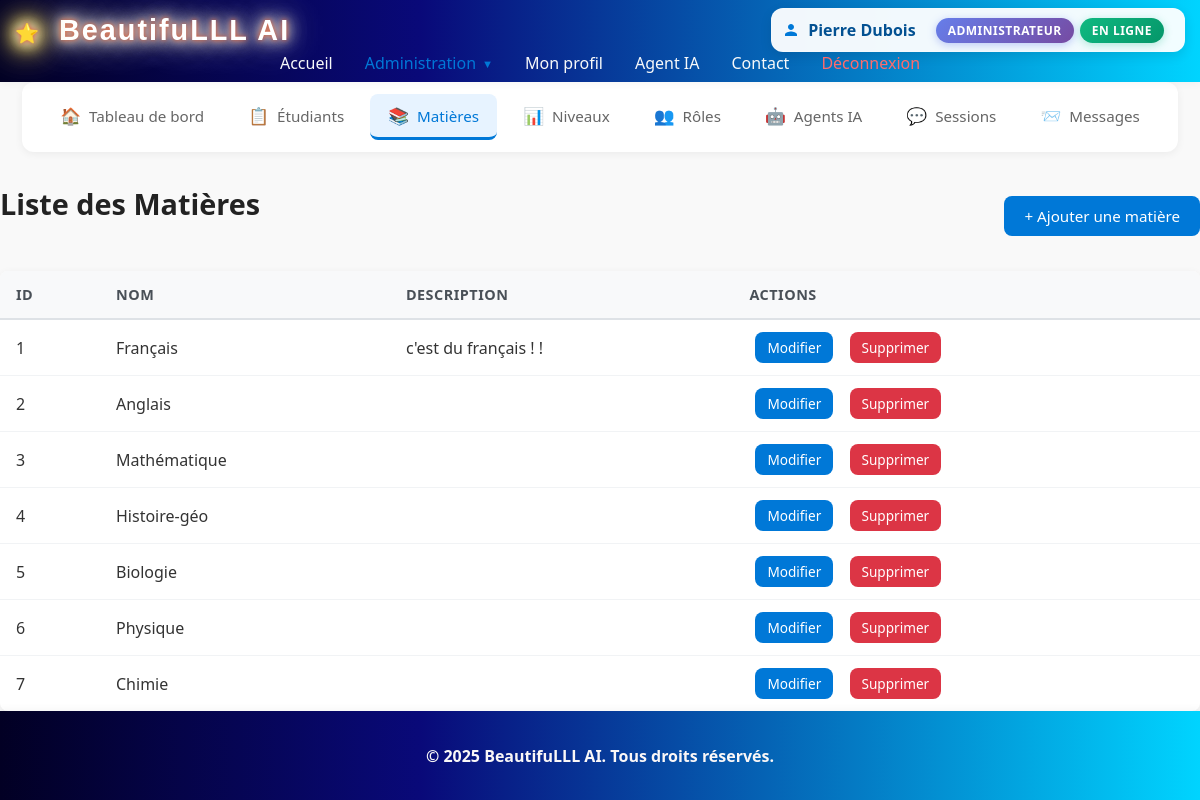
The app's page /?action=matiere_list (signed in) with its own data.
### tables this page shows
CREATE TABLE IF NOT EXISTS `matieres` (
  `id_matieres` int NOT NULL AUTO_INCREMENT,
  `nom_matieres` varchar(50) NOT NULL,
  `description_matiere` text,
  PRIMARY KEY (`id_matieres`)
);

### php-crud/model/matieres.php (called while the page is built, shortened)
<?php
require_once __DIR__ . '/../config/Database.php';
class Matiere{
    private $conn;
    public function __construct(){
        $database = new Database();
        $this->conn = $database->connect();
    }
    public function read() {
        $sql = "SELECT * FROM matieres;";
        $stmt = $this->conn->prepare($sql);
        $stmt->execute();
        return $stmt->fetchAll(\PDO::FETCH_ASSOC);
    }
}
?>

### php-crud/config/Database.php (called while the page is built, shortened)
<?php
class Database
{
    private $host = '127.0.0.1';
    private $dbName = 'ia_educative';
    private $username = 'root';
    private $password = '';
    public function connect()
    {
        try {
            $this->connection = new PDO(
                "mysql:host={$this->host};dbname={$this->dbName}",
                $this->username,
                $this->password
            );
            $this->connection->setAttribute(PDO::ATTR_ERRMODE, PDO::ERRMODE_EXCEPTION);
            return $this->connection;
        } catch (PDOException $e) {
            die("Database connection failed: " . $e->getMessage());
        }
    }
}

### php-crud/controllers/MatiereController.php (called while the page is built, shortened)
<?php
require_once __DIR__ . '/../model/matieres.php';
class MatiereController
{
    public function getMatiere()
    {
        $Matiere = new Matiere();
        return $Matiere->read();
    }
}

### php-crud/views/matieres/list.php (the view, shortened to what this page needs)
<?php
require_once __DIR__ . '/../../controllers/MatiereController.php';
$matiereController = new \Controllers\MatiereController();
$matieres = $matiereController->getMatiere();
?>
<?php include __DIR__ . '/../../includes/crud_nav.php'; ?>
<div class="crud-container">
    <div class="crud-header">
        <h1 class="page-title">Liste des Matières</h1>
        <a href="index.php?action=creer_matiere" class="btn btn-primary">+ Ajouter une matière</a>
    </div>
    <table class="crud-table">
        <thead>
            <tr>
                <th>ID</th>
                <th>Nom</th>
                <th>Description</th>
                <th>Actions</th>
            </tr>
        </thead>
        <tbody>
            <?php foreach ($matieres as $matiere): ?>
                <tr>
                    <td><?= htmlspecialchars($matiere['id_matieres']) ?></td>
                    <td><?= htmlspecialchars($matiere['nom_matieres']) ?></td>
                    <td>
                        <?php
                        $description = $matiere['description_matiere'] ?? '';
                        echo htmlspecialchars(strlen($description) > 100 ? substr($description, 0, 100) . '...' : $description);
                        ?>
                    </td>
                    <td>
                        <a href="index.php?action=modifier_matiere&id=<?= htmlspecialchars($matiere['id_matieres']) ?>" class="btn btn-primary btn-sm">Modifier</a>
                        <a href="index.php?action=supprimer_matiere&id=<?= htmlspecialchars($matiere['id_matieres']) ?>" class="btn btn-danger btn-sm">Supprimer</a>
                    </td>
                </tr>
            <?php endforeach; ?>
        </tbody>
    </table>
</div>

### style.css (style rules this page uses)
body { margin: 0; padding: 0; min-height: 100vh; font-family: 'Segoe UI', Arial, sans-serif; background: #f9f9f9; color: #222; display: flex; flex-direction: column; }
.page-title { font-size: 1.8rem; font-weight: 600; color: #222; margin: 0 0 24px 0; }
.crud-header { display: flex; justify-content: space-between; align-items: center; margin-bottom: 24px; flex-wrap: wrap; gap: 16px; }
.btn { display: inline-block; padding: 10px 20px; border-radius: 8px; font-size: 0.95rem; font-weight: 500; text-decoration: none; text-align: center; cursor: pointer; border: none; transition: all 0.2s ease; }
.btn-primary { background-color: #0078d7; color: #fff; }
.btn-danger { background-color: #dc3545; color: #fff; }
.btn-sm { padding: 6px 12px; font-size: 0.85rem; }
.crud-table { width: 100%; background: #fff; border-radius: 8px; box-shadow: 0 2px 8px rgba(0,0,0,0.06); overflow: hidden; border-collapse: collapse; }
.crud-table thead { background: #f8f9fa; }
.crud-table th { padding: 14px 16px; text-align: left; font-weight: 600; color: #495057; border-bottom: 2px solid #dee2e6; font-size: 0.9rem; text-transform: uppercase; letter-spacing: 0.5px; }
.crud-table td { padding: 12px 16px; border-bottom: 1px solid #f1f3f5; color: #333; }
.crud-table tbody tr { transition: background-color 0.15s ease; }
.crud-table tbody tr:last-child td { border-bottom: none; }
.crud-table td a { margin: 0 6px; }
.crud-container { max-width: 1200px; margin: 0 auto; width: 100%; }

### records on screen
matieres: id_matieres "1", nom_matieres "Français", description_matiere "c'est du français ! !"
matieres: id_matieres "2", nom_matieres "Anglais"
matieres: id_matieres "3", nom_matieres "Mathématique"
matieres: id_matieres "4", nom_matieres "Histoire-géo"
matieres: id_matieres "5", nom_matieres "Biologie"
matieres: id_matieres "6", nom_matieres "Physique"
matieres: id_matieres "7", nom_matieres "Chimie"

### other values on screen
$user['prenom'] . " " . $user['nom'] "Pierre Dubois"
$user['role'] "ADMINISTRATEUR"
